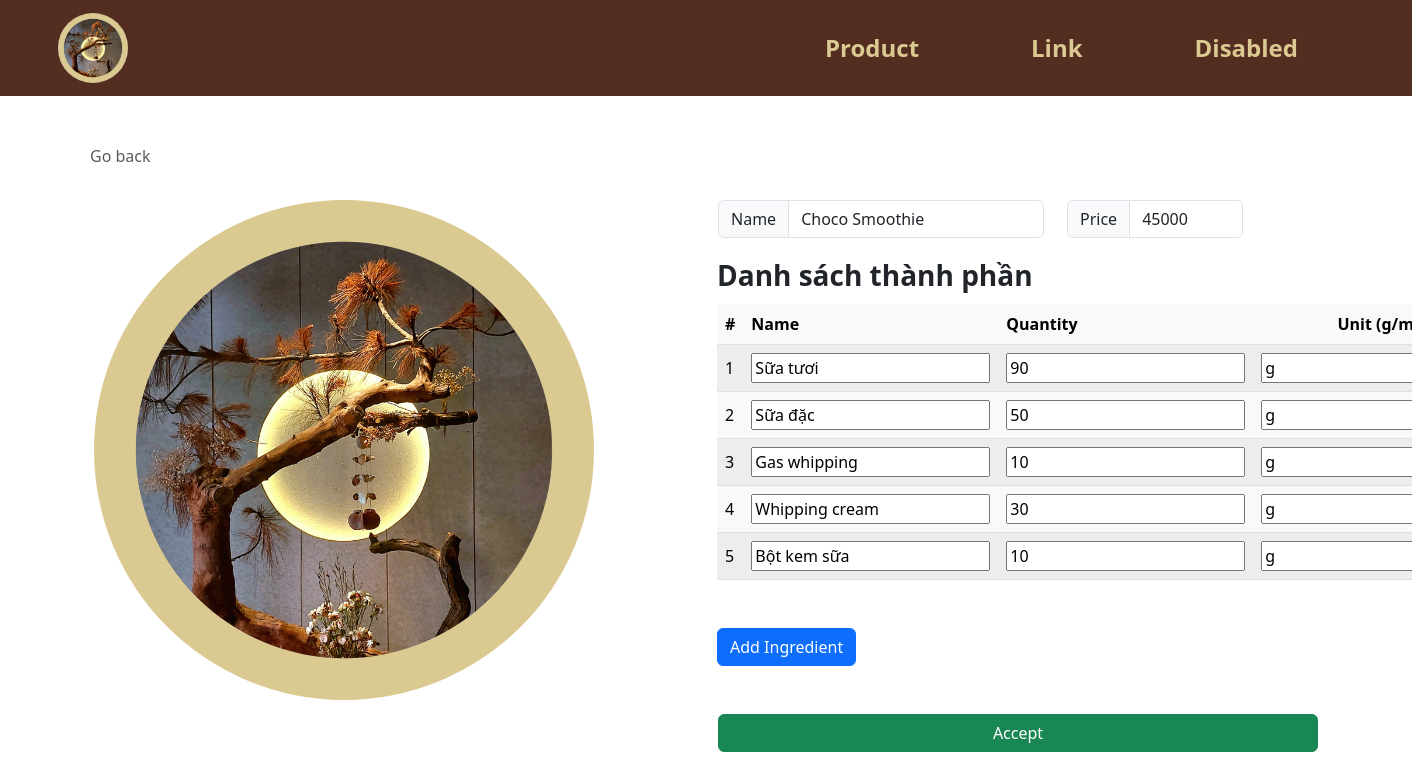
The app's page /product_edit.php?p_id=127 with its own data.
### tables this page shows
CREATE TABLE `product` (
  `p_id` int(100) NOT NULL COMMENT 'id sản phẩm',
  `p_name` varchar(255) NOT NULL COMMENT 'tên sản phẩm ',
  `p_price` int(255) NOT NULL COMMENT 'giá sản phẩm'
);

CREATE TABLE `ingredient` (
  `i_id` int(100) NOT NULL,
  `Product_p_id` int(255) NOT NULL,
  `Ingredient_defaut_id_id` int(100) NOT NULL,
  `i_quantity` int(100) NOT NULL,
  `i_unit` enum('g','ml') NOT NULL
);

CREATE TABLE `ingredient_defaut` (
  `id_id` int(100) NOT NULL COMMENT 'Gốc Id',
  `id_name` varchar(255) DEFAULT NULL COMMENT 'Gốc tên',
  `id_import_quantity` int(255) DEFAULT NULL COMMENT 'Gốc số lượng nhập',
  `id_unit` enum('g','ml') DEFAULT NULL COMMENT 'Gốc đơn vị',
  `id_ import_price` int(255) DEFAULT NULL COMMENT 'Gốc giá nhập'
);

### product_edit.php (the view, shortened to what this page needs)
<!DOCTYPE html>
<html lang="en">
<head>
    <?php
    include("head.php");
    include("conn_db.php");
    ?>
</head>
<body>
    <?php
    include("header.php");
    $p_id = $_GET["p_id"];
    $query_product = "SELECT p.* FROM product p  WHERE p.p_id = {$p_id}  LIMIT 0,1";
    $result_product = $mysqli->query($query_product);
    $product_row = $result_product->fetch_array();
    ?>
    <form action="product_edit.php" method="POST" class="container px-5 py-4" id="shop-body">
        <div class="row my-4">
            <a class="nav nav-item text-decoration-none text-muted mb-2" href="#" onclick="history.back();">
                <i class="bi bi-arrow-left-square me-2"></i>Go back
            </a>
        </div>
        <div class="row row-cols-1 row-cols-md-2 mb-5">
            <div class="col mb-3 mb-md-0 logo">
                <img src='img/logo.png' class="img-fluid rounded-25 float-start">
            </div>
            <div class="col text-wrap">
                <div class="row input-group">
                    <div class="col-7">
                        <div class="input-group mb-3">
                            <span class="input-group-text" id="inputGroup-sizing-default">Name</span>
                            <input name="p_name" type="text" class="form-control" aria-label="Sizing example input"
                                aria-describedby="inputGroup-sizing-default"
                                value="<?php echo $product_row["p_name"] ?>" required>
                        </div>
                    </div>
                    <div class="col-4">
                        <div class="input-group mb-3">
                            <span class="input-group-text" id="inputGroup-sizing-default">Price</span>
                            <input name="p_price" type="text" class="form-control" aria-label="Sizing example input"
                                aria-describedby="inputGroup-sizing-default"
                                value="<?php echo $product_row["p_price"] ?>" required>
                        </div>
                    </div>
                    <br>
                    <div class="mt-0">
                        <div class="fs-3 mb-2 fw-bold"> Danh sách thành phần</div>
                        <table
                            class="table rounded-5 table-light table-striped table-hover align-middle caption-top mb-5">
                            <thead class="bg-light">
                                <tr>
                                    <th scope="col-1">#</th>
                                    <th scope="col-4">Name</th>
                                    <th scope="col-4">Quantity</th>
                                    <th class="text-center" scope="col">Unit (g/ml)</th>
                                </tr>
                            </thead>
                            <tbody>
                                <?php
                                $query_ingredient = "SELECT i.*, id.* FROM ingredient i, ingredient_defaut id  WHERE Product_p_id = {$p_id} AND id.id_id = Ingredient_defaut_id_id";
                                $result_ingredient = $mysqli->query($query_ingredient);
                                ?>
                                <?php $i = 1;
                                while ($ingredient_row = $result_ingredient->fetch_array()) { ?>
                                    <tr>
                                        <td>
                                            <?php echo $i++; ?>
                                        </td>
                                        <td class="w-25">
                                            <input type="text" class=""
                                                value="<?php echo $ingredient_row["id_name"]; ?>"></input>
                                        </td>
                                        <td class="text-center w-25">
                                            <input type="text" class=""
                                                value="<?php echo $ingredient_row["i_quantity"]; ?>"></input>
                                        </td>
                                        <td class="text-center">
                                            <input type="text" class=""
                                                value="<?php echo $ingredient_row["i_unit"]; ?>"></input>
                                        </td>
                                    </tr>
                                <?php } ?>
                            </tbody>
                        </table>
                    </div>
                    <div class="form-amount text-start">
                        <button class="btn btn-primary">Add Ingredient</button>
                    </div>
                </div>
                <button class="btn btn-success mt-5 w-100" name="edit_product_cfm" type="submit">Accept</button>
            </div>
        </div>
    </form>
</body>
</html>

### records on screen
product: p_name "Choco Smoothie", p_price "45000"
ingredient: Ingredient_defaut_id.id_name "Sữa tươi", i_quantity "90", i_unit "g"
ingredient: Ingredient_defaut_id.id_name "Sữa đặc", i_quantity "50", i_unit "g"
ingredient: Ingredient_defaut_id.id_name "Gas whipping", i_quantity "10", i_unit "g"
ingredient: Ingredient_defaut_id.id_name "Whipping cream", i_quantity "30", i_unit "g"
ingredient: Ingredient_defaut_id.id_name "Bột kem sữa", i_quantity "10", i_unit "g"
